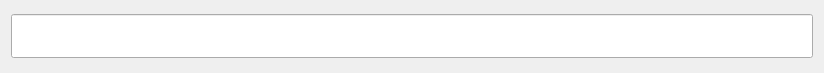
<?xml version="1.0" encoding="UTF-8"?>
<ui version="4.0">
 <class>Dialog</class>
 <widget class="QDialog" name="Dialog">
  <property name="geometry">
   <rect>
    <x>0</x>
    <y>0</y>
    <width>824</width>
    <height>73</height>
   </rect>
  </property>
  <property name="windowTitle">
   <string>searcher</string>
  </property>
  <layout class="QGridLayout" name="gridLayout">
   <item row="0" column="0">
    <widget class="QLineEdit" name="search_comboBox">
     <property name="font">
      <font>
       <pointsize>24</pointsize>
      </font>
     </property>
     <property name="maxLength">
      <number>999999999</number>
     </property>
     <property name="cursorMoveStyle">
      <enum>Qt::VisualMoveStyle</enum>
     </property>
    </widget>
   </item>
  </layout>
 </widget>
 <resources/>
 <connections/>
</ui>
